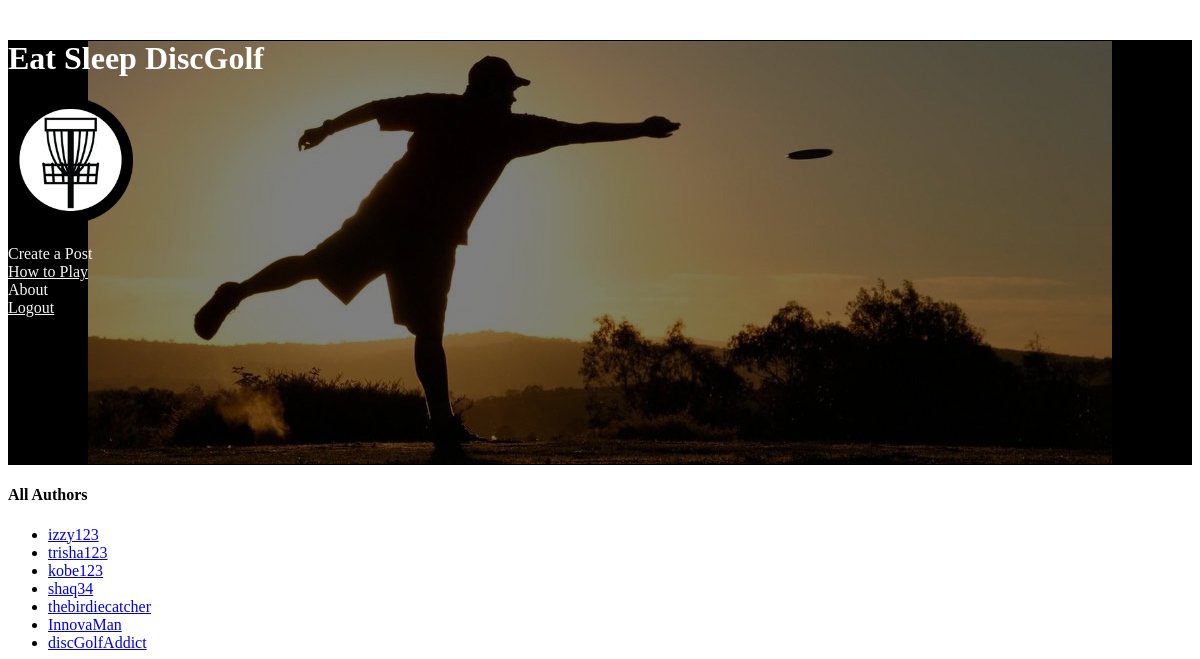
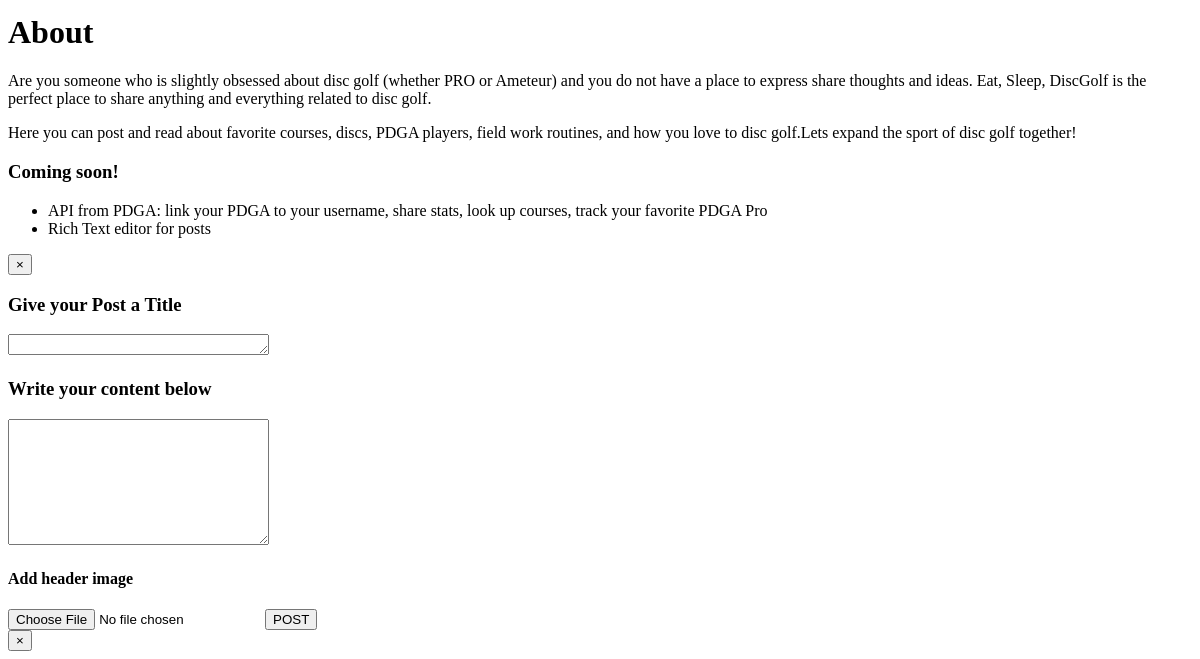
Before: /home (signed in) with the older database file (2 pictures, top to bottom).
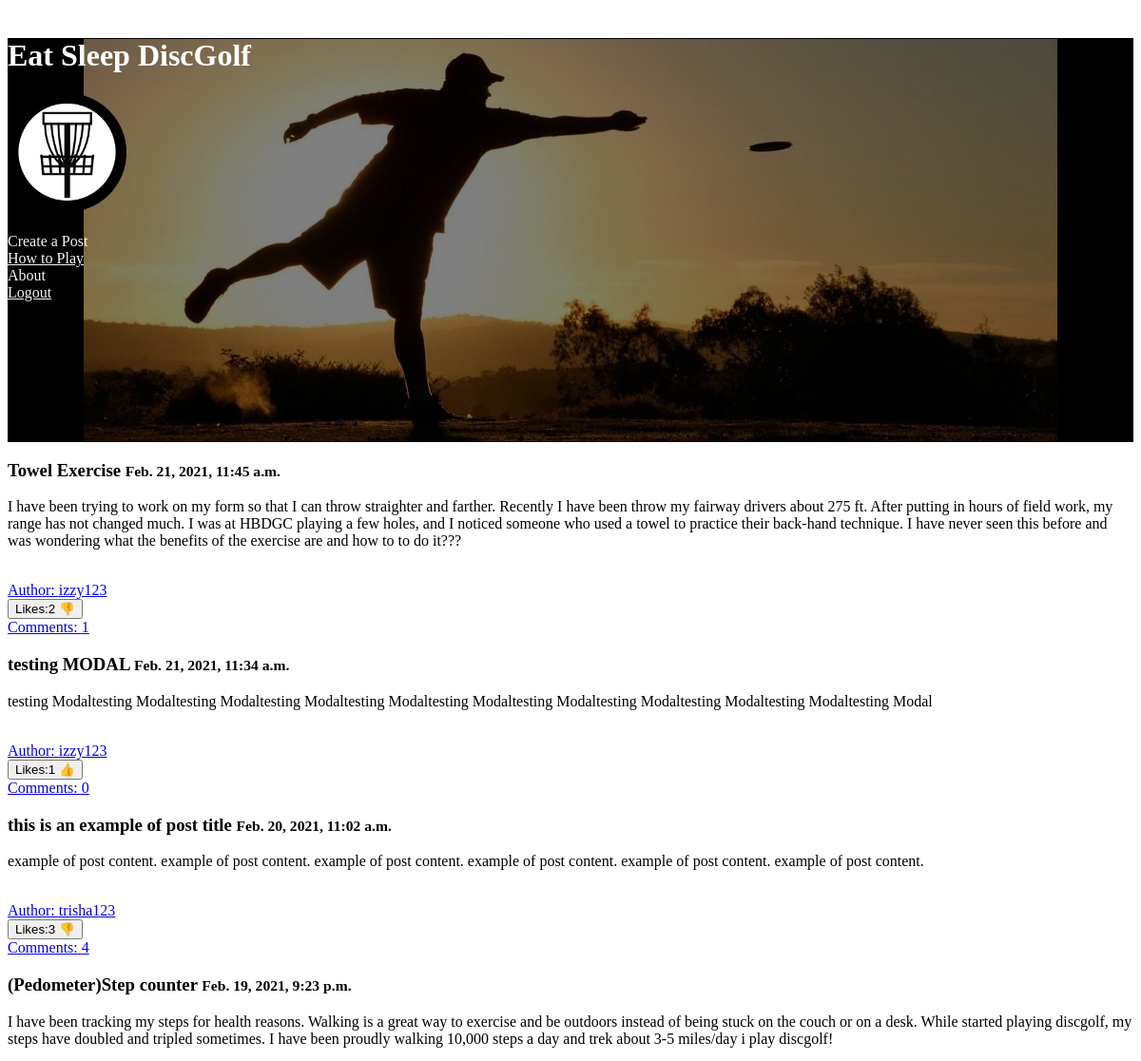
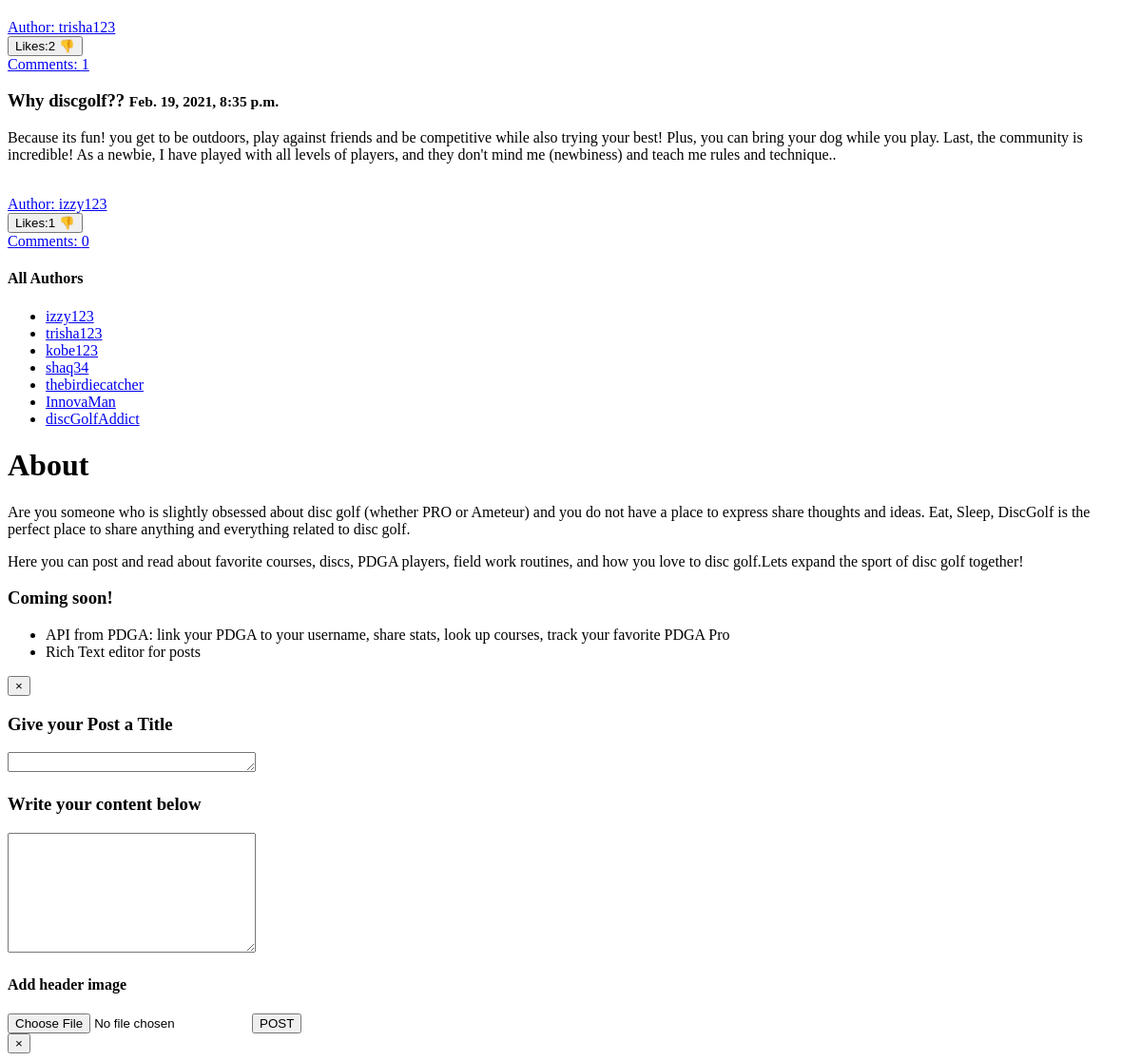
After: the same page with the newer database file (2 pictures, top to bottom).
### blog_app/models.py (models this page shows, shortened)
class User(models.Model):
    user_name = models.CharField(max_length=25)
    email = models.CharField(max_length=50)
    password = models.CharField(max_length=30)
    objects = Log_Reg_Manager()

class Posts(models.Model):
    header_image = models.ImageField(null=True, blank =True, upload_to="images/")
    title = models.CharField(max_length = 100)
    content = RichTextField(blank=True, null=True)
    created_at = models.DateTimeField(auto_now_add=True)
    updated_at = models.DateTimeField(auto_now=True)
    posted_by = models.ForeignKey(User, related_name='user_post',  on_delete = models.CASCADE)
    objects = PostManager()
    likes = models.ManyToManyField(User, related_name="liked_posts")

### blog_app/views.py (the view)
# urls.py: 2. Add a URL to urlpatterns:  path('', views.home, name='home')
def home(request):
    if 'user_id' not in request.session:
        return redirect('/login_page')
    context={
        'user':User.objects.get(id = request.session['user_id']),
        'posts':Posts.objects.all().order_by('-created_at'),
        'all_users':User.objects.all()
    }
    return render(request,"home.html", context)

### blog_app/templates/home.html (shortened to what this page needs)
<!doctype html>
<html class="no-js" lang="en">
  <head>
    <link rel="stylesheet" href="https://dhbhdrzi4tiry.cloudfront.net/cdn/sites/foundation.min.css">
    {%load static%}
    <link rel="stylesheet" href="{% static 'css/home.css' %}">
  </head>
  <body>
    <div class="callout large primary">
      <div class="row column text-center">
        <h1 id="title-text">Eat Sleep DiscGolf</h1>
        <img id="logo" src="../static/img/basket-BW.png" alt="image of logo">
        <div class="row column text-center">
            <ul class= "menu">
                <li><a data-open="CreatePost-Modal">Create a Post</a></li>
                <li><a href="https://www.pdga.com/rules/official-rules-disc-golf/800" target="_blank">How to Play</a></li>
                <li><a data-open="About-Modal">About</a></li>
                <li><a href="/logout">Logout</a></li>
            </ul>
        </div>
      </div>
    </div>
    <div class="row" id="content">
      <div class="medium-8 columns">
        {% for post in posts %}
        <div class="blog-post">
            <h3>{{post.title}} <small>{{post.created_at}}</small></h3>
            <p> {{post.content | safe}} </p>
            <div class="callout">
                <ul class="menu simple">
                <li><a href="#">Author: {{post.posted_by.user_name}}</a></li>
                <li><form action="/likeOnHome/{{post.id}}" method="POST">
                    {% if post in user.liked_posts.all %}
                        <button type="submit", name="post_id", value="{{post_id}}", class="hollow button warning"> Likes:{{post.likes.count}} &#128078</button>
                    {% else %}
                        <button type="submit", name="post_id", value="{{post_id}}", class="hollow button success">Likes:{{post.likes.count}} &#128077</button>
                    {% endif %}
                </form></li>
                <li><a href="/details/{{post.id}}">Comments: {{post.comments.count}}</a></li>
                </ul>
            </div>
        </div>
        {% endfor %}
    </div>
    <div class="medium-3 columns" data-sticky-container>
        <div class="sticky" data-sticky data-anchor="content">
            <h4>All Authors</h4>
            <ul>
                {% for user in all_users%}
                <li><a href="/allposts/{{user.id}}">{{user.user_name}}</a></li>
                {% endfor %}
            </ul>
        </div>
      </div>
    </div>
    <div class="large reveal" id="About-Modal" data-reveal>
        <h1>About</h1>
        <p class="lead">Are you someone who is slightly obsessed about disc golf (whether PRO or Ameteur) and you do not have a place to express share thoughts and ideas. Eat, Sleep, DiscGolf is the perfect place to share anything and everything related to disc golf.</p>
        <p class="lead">Here you can post and read about favorite courses, discs, PDGA players, field work routines, and how you love to disc golf.Lets expand the sport of disc golf together!</p>
        <h3>Coming soon!</h3>
        <ul>
            <li>API from PDGA: link your PDGA to your username, share stats, look up courses, track your favorite PDGA Pro</li>
            <li>Rich Text editor for posts</li>
        </ul>
        <button class="close-button" data-close aria-label="Close modal" type="button">
            <span aria-hidden="true">&times;</span>
        </button>
    </div>
    <div class="reveal" id="CreatePost-Modal" data-reveal>
        <form action="/create-post" method="post" enctype="multipart/form-data">
            <h3>Give your Post a Title</h3>
            <textarea name="title" id="title" cols="30" rows="1"></textarea>
            <h3>Write your content below</h3>
            <textarea name="content" id="content" cols="30" rows="8"></textarea>
            <h4>Add header image</h4>
            <input type="file" name="header_image" id="header_image">
            <button class='success button' type="submit">POST</button>
        </form>
        <button class="close-button" data-close aria-label="Close modal" type="button">
            <span aria-hidden="true">&times;</span>
        </button>
    </div>
  </body>
</html>

### blog_app/static/css/home.css (style rules this page uses)
#logo { width: 125px; height: 125px; display: inline; }
.callout.primary { background-image: linear-gradient( rgba(0, 0, 0, 0.5), rgba(0, 0, 0, 0.5)),url(../img/golfer.jpg); background-repeat: no-repeat; background-position: center; height: 425px; background-color: black; }
.callout>:first-child { margin-top: 40px; }
#title-text { color: white; }
.menu { display: inline; }
.callout.primary a { color: whitesmoke; }

Changed rows visible on the page:
added Posts: title "Towel Exercise", created_at "Feb. 21, 2021, 11:45 a.m.", content "I have been trying to work on my form so that I can throw straighter and farther. Recently I have been throw my fairway drivers about 275 ft. After putting in hours of field work, my range has not changed much. I was at HBDGC playing a few holes, and I noticed someone who used a towel to practice their back-hand technique. I have never seen this before and was wondering what the benefits of the exercise are and how to to do it???", posted_by.user_name "izzy123", likes.count "2", comments.count "1"
added Posts: title "testing MODAL", created_at "Feb. 21, 2021, 11:34 a.m.", content "testing Modaltesting Modaltesting Modaltesting Modaltesting Modaltesting Modaltesting Modaltesting Modaltesting Modaltesting Modaltesting Modal", posted_by.user_name "izzy123", likes.count "1", comments.count "0"
added Posts: title "this is an example of post title", created_at "Feb. 20, 2021, 11:02 a.m.", content "example of post content. example of post content. example of post content. example of post content. example of post content. example of post content.", posted_by.user_name "trisha123", likes.count "3", comments.count "4"
added Posts: title "(Pedometer)Step counter", created_at "Feb. 19, 2021, 9:23 p.m.", content "I have been tracking my steps for health reasons. Walking is a great way to exercise and be outdoors instead of being stuck on the couch or on a desk. While started playing discgolf, my steps have doubled and tripled sometimes. I have been proudly walking 10,000 steps a day and trek about 3-5 miles/day i play discgolf!", posted_by.user_name "trisha123", likes.count "2", comments.count "1"
added Posts: title "Why discgolf??", created_at "Feb. 19, 2021, 8:35 p.m.", content "Because its fun! you get to be outdoors, play against friends and be competitive while also trying your best! Plus, you can bring your dog while you play. Last, the community is incredible! As a newbie, I have played with all levels of players, and they don't mind me (newbiness) and teach me rules and technique..", posted_by.user_name "izzy123", likes.count "1", comments.count "0"
